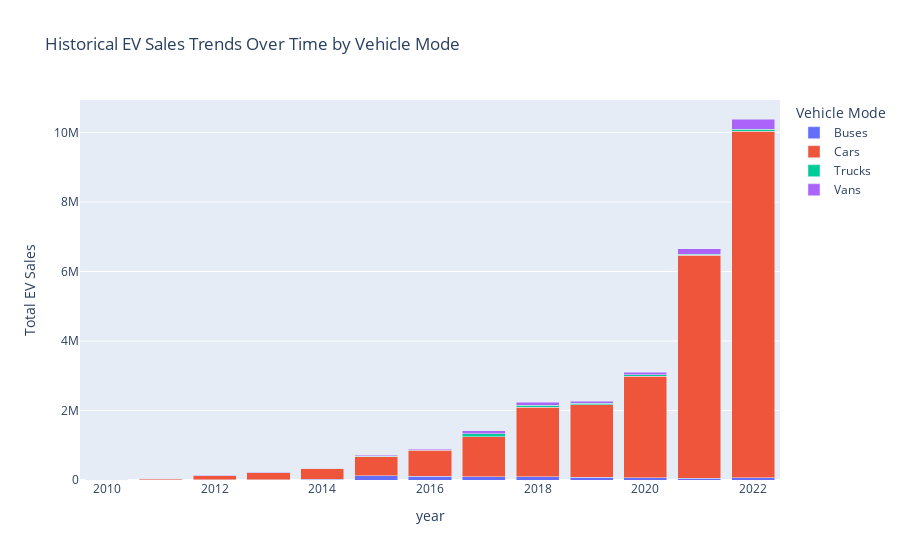

Notebook cell for this chart:
### Code cell
# 2. Trending of the historical EV sale, slice by year and mode (stacked bar chart)

import plotly.express as px

# Filter for 'EV sales' and 'Historical' category
historical_ev_sales = data[(data['parameter'] == 'EV sales') & (data['category'] == 'Historical')]

# Group data by 'year' and 'mode', then calculate total EV sales for each group
sales_trends_by_mode = historical_ev_sales.groupby(['year', 'mode'])['value'].sum().reset_index()

# Create the Plotly stacked bar chart to visualize the trends
fig = px.bar(sales_trends_by_mode, x='year', y='value', color='mode',
             labels={
                 "value": "Total EV Sales",
                 "mode": "Vehicle Mode"
             },
             title="Historical EV Sales Trends Over Time by Vehicle Mode")

# Enhance the visualization
fig.update_layout(barmode='stack')

# Show the plot
fig.show()

### Figure 1 — Plotly figure (JSON) as saved in the notebook; plotly's stock layout.template omitted (floating-point values rounded to 4 significant figures)
{"data": [{"alignmentgroup": "True", "hovertemplate": "Vehicle Mode=Buses<br>year=%{x}<br>Total EV Sales=%{y}<extra></extra>", "legendgroup": "Buses", "marker": {"color": "#636efa", "pattern": {"shape": ""}}, "name": "Buses", "offsetgroup": "Buses", "orientation": "v", "showlegend": true, "textposition": "auto", "type": "bar", "x": [2010, 2011, 2012, 2013, 2014, 2015, 2016, 2017, 2018, 2019, 2020, 2021, 2022], "xaxis": "x", "y": [1936, 820, 2556, 5702.0, 16220, 120234, 105824, 90881, 97458, 80034, 70932, 55159, 61803], "yaxis": "y"}, {"alignmentgroup": "True", "hovertemplate": "Vehicle Mode=Cars<br>year=%{x}<br>Total EV Sales=%{y}<extra></extra>", "legendgroup": "Cars", "marker": {"color": "#EF553B", "pattern": {"shape": ""}}, "name": "Cars", "offsetgroup": "Cars", "orientation": "v", "showlegend": true, "textposition": "auto", "type": "bar", "x": [2010, 2011, 2012, 2013, 2014, 2015, 2016, 2017, 2018, 2019, 2020, 2021, 2022], "xaxis": "x", "y": [7544, 48731, 117604, 204940, 326825, 548777, 751990, 1157969, 2001245, 2085813, 2917024, 6407411, 9973883], "yaxis": "y"}, {"alignmentgroup": "True", "hovertemplate": "Vehicle Mode=Trucks<br>year=%{x}<br>Total EV Sales=%{y}<extra></extra>", "legendgroup": "Trucks", "marker": {"color": "#00cc96", "pattern": {"shape": ""}}, "name": "Trucks", "offsetgroup": "Trucks", "orientation": "v", "showlegend": true, "textposition": "auto", "type": "bar", "x": [2010, 2011, 2012, 2013, 2014, 2015, 2016, 2017, 2018, 2019, 2020, 2021, 2022], "xaxis": "x", "y": [23.9, 119, 449, 902, 374, 17034, 15030.0, 81012, 57993, 38262, 34524, 38583, 56593], "yaxis": "y"}, {"alignmentgroup": "True", "hovertemplate": "Vehicle Mode=Vans<br>year=%{x}<br>Total EV Sales=%{y}<extra></extra>", "legendgroup": "Vans", "marker": {"color": "#ab63fa", "pattern": {"shape": ""}}, "name": "Vans", "offsetgroup": "Vans", "orientation": "v", "showlegend": true, "textposition": "auto", "type": "bar", "x": [2010, 2011, 2012, 2013, 2014, 2015, 2016, 2017, 2018, 2019, 2020, 2021, 2022], "xaxis": "x", "y": [1627, 3499, 10184, 10160, 9808, 25709, 23430, 85247, 79556, 58283, 84393, 156351, 298198], "yaxis": "y"}], "layout": {"barmode": "stack", "legend": {"title": {"text": "Vehicle Mode"}, "tracegroupgap": 0}, "title": {"text": "Historical EV Sales Trends Over Time by Vehicle Mode"}, "xaxis": {"anchor": "y", "domain": [0, 1], "title": {"text": "year"}}, "yaxis": {"anchor": "x", "domain": [0, 1], "title": {"text": "Total EV Sales"}}}}
